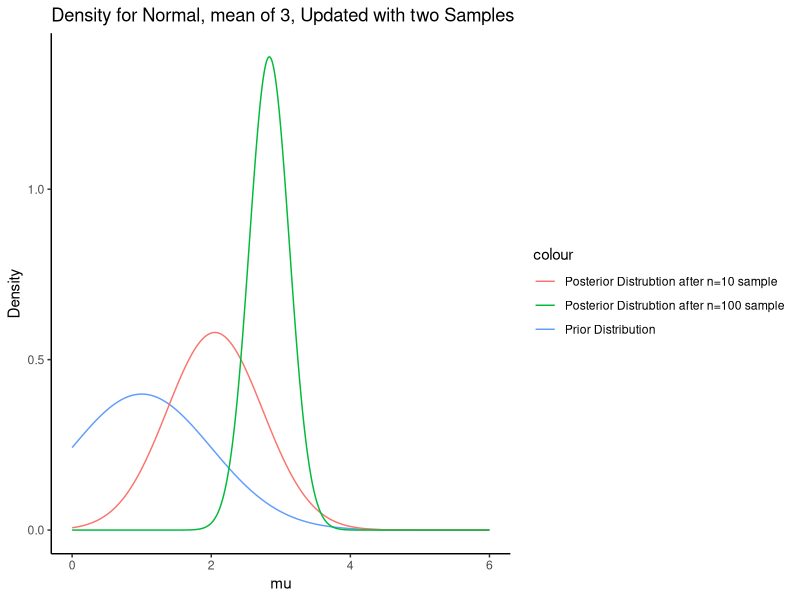
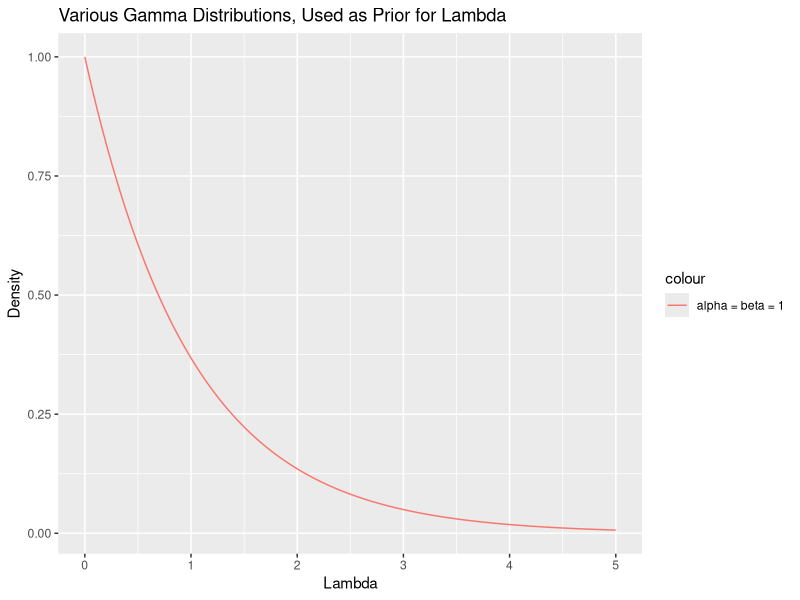

Here is the R script that generated these plots, in order:
## ---- chunk 1
knitr::opts_chunk$set(echo = TRUE)
knitr::opts_chunk$set(echo = TRUE, fig.align="center")
gc()
ls()
options(digits=4)
require(tidyverse)
set.seed(47)
## ---- chunk 2
x_bar <- sd <- 3
mu_0 <- 1
sd_0 <- 1

prob <- seq(0, 6, .01)
# First prior
x_0 <- dnorm(prob, mu_0, sd_0)

# Update with data sample of 10
n <- 10

sd_10 <- ((n/(sd^2) + 1/(sd_0^2)))^(-0.5)
mu_10 <- sd_10^2*((mu_0/(sd_0^2)) + (n*x_bar)/sd^2)

x_10 <- dnorm(prob, mu_10, sd_10)

# Update with another data sample of 100
n <- 100

sd_100 <- ((n/(sd^2) + 1/(sd_0^2)))^(-0.5)
mu_100 <- sd_100^2*((mu_0/(sd_0^2)) + (n*x_bar)/sd^2)

x_100 <- dnorm(prob, mu_100, sd_100)

data.frame(x_0, x_10, x_100, prob) %>% ggplot(aes(x= prob)) +
  geom_line(aes(y= x_0, colour = 'Prior Distribution')) +
  geom_line(aes(y= x_10, colour = 'Posterior Distrubtion after n=10 sample')) +
  geom_line(aes(y= x_100, colour = 'Posterior Distrubtion after n=100 sample')) +
  labs(title = "Density for Normal, mean of 3, Updated with two Samples",
       x = "mu", y = "Density") + theme_classic()
## ---- chunk 3
prob <- seq(0, 5, .01)

alpha_0 <- 1
beta_0 <- 1
x_0 <- dgamma(prob, alpha_0, beta_0)

data.frame(x_0, prob) %>% 
  ggplot(aes(x = prob)) +
  geom_line(aes(y = x_0, colour = 'alpha = beta = 1')) +
  labs(title = "Various Gamma Distributions, Used as Prior for Lambda",
       x = "Lambda", y = "Density")
## ---- chunk 4
x <- 2

vector <- seq(1, 3, by = 0.00001)
i <- 1

# (alpha_0 - 1)/beta_0 = 4, so beta_0 = (alpha_0 - 1)/4
alpha_0 <- vector[i]
beta_0 <- (alpha_0 - 1)/4

epsilon <- 0.0001
while (abs(pgamma(x, alpha_0, beta_0) - 0.05) > epsilon){
  #print(i)
  i <- i + 1
  alpha_0 <- vector[i]
  beta_0 <- (alpha_0 - 1)/4
}
rm(vector, i)
alpha_0
beta_0
pgamma(x, alpha_0, beta_0) # roughly = 0.05
## ---- chunk 5
# test data
x.data <- rnorm(10000, 0, 1) 

# test hyperparameters
prior_parameters <- c(1, 1, 1, 1)


# returning posterior mean for mu.  First define the prior hyperparameters.
n <- length(x.data)
x_bar <- mean(x.data)
s <- sd(x.data)
mu_0 <- prior_parameters[1]
kappa_0 <- prior_parameters[2]
alpha_0 <- prior_parameters[3]
beta_0 <- prior_parameters[4]

# Then define some posterior hyperparameters.
mu_n <- (kappa_0*mu_0 + n*x_bar)/(kappa_0 + n)
kappa_n <- kappa_0 + n
alpha_n <- alpha_0 + n/2
beta_n <- beta_0 + (n/2)*s^2 + (kappa_0*n*(x_bar - mu_0)^2)/(2*(kappa_0 + n))

# Sample from posterior




# function that will be defined.
Normal_estimator <- function (x, alpha_0, beta_0){
  
  return(mean(x))
}


